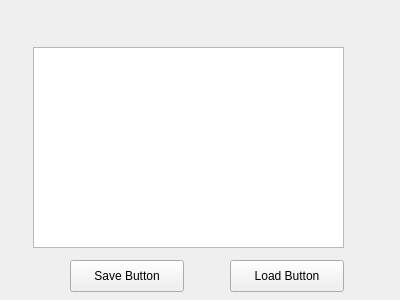
<?xml version="1.0" encoding="UTF-8"?>
<ui version="4.0">
 <class>Form</class>
 <widget class="QWidget" name="Form">
  <property name="geometry">
   <rect>
    <x>0</x>
    <y>0</y>
    <width>400</width>
    <height>300</height>
   </rect>
  </property>
  <property name="windowTitle">
   <string>Form</string>
  </property>
  <widget class="QTextEdit" name="textEdit">
   <property name="geometry">
    <rect>
     <x>33</x>
     <y>47</y>
     <width>311</width>
     <height>201</height>
    </rect>
   </property>
  </widget>
  <widget class="QPushButton" name="saveButton">
   <property name="geometry">
    <rect>
     <x>70</x>
     <y>260</y>
     <width>114</width>
     <height>32</height>
    </rect>
   </property>
   <property name="text">
    <string>Save Button</string>
   </property>
  </widget>
  <widget class="QPushButton" name="loadButton">
   <property name="geometry">
    <rect>
     <x>230</x>
     <y>260</y>
     <width>114</width>
     <height>32</height>
    </rect>
   </property>
   <property name="text">
    <string>Load Button</string>
   </property>
  </widget>
 </widget>
 <resources/>
 <connections/>
</ui>
